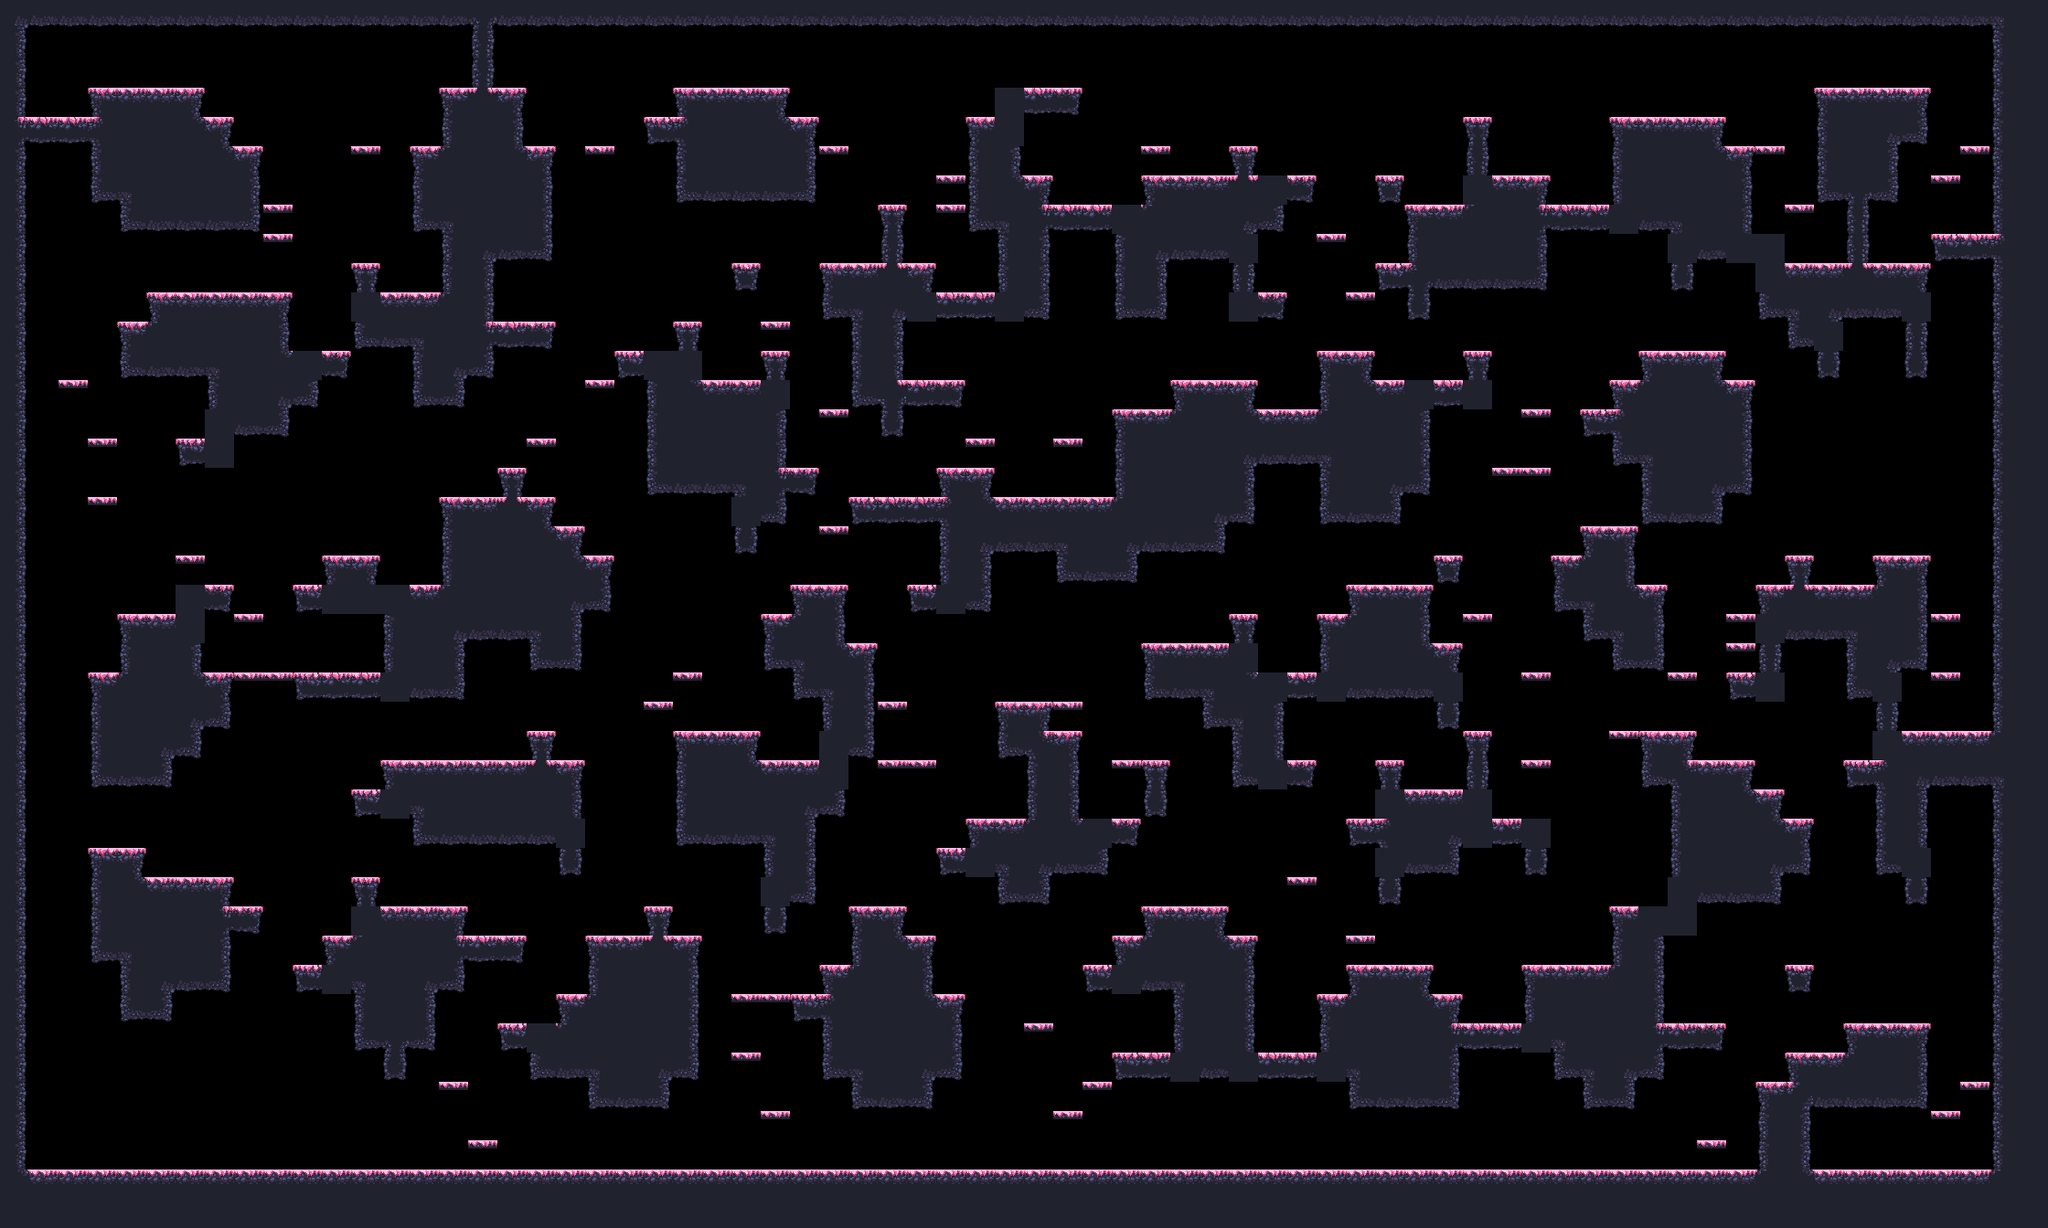

The image is a tile-based game level rendered from a .tmx file. Its description and source (layers, tilesets, objects; grid data summarised) follow:
An orthogonal 70x42 tile map with 32x32 px tiles, 1 tile layer (main) and 17 objects (9x spawn, spawnPlayer0, spawnCrown0, spawnPlayer1, spawnCrown1, ...).

<map compressionlevel="0" height="42" infinite="0" nextlayerid="3" nextobjectid="4" orientation="orthogonal" renderorder="right-down" tiledversion="1.3.2" tileheight="32" tilewidth="32" version="1.2" width="70">
 <tileset firstgid="1" source="forest_spring_tile_set.tsx" />
 <layer height="42" id="1" name="main" width="70">
  <data>[2940 cells, 1299 non-empty, 29 distinct tile ids]</data>
 </layer>
 <objectgroup id="2" name="objects"><object id="1" name="spawnPlayer0" x="128" y="304.0" /><object id="2" name="spawnCrown0" x="64" y="80.0" /><object id="3" name="spawnPlayer1" x="1888" y="80.0" /><object id="4" name="spawnCrown1" x="2112" y="208.0" /><object id="5" name="spawnPlayer2" x="96" y="1232.0" /><object id="6" name="spawnCrown2" x="96" y="1232.0" /><object id="7" name="spawnPlayer3" x="1888" y="1232.0" /><object id="8" name="spawnCrown3" x="2144" y="1232.0" /><object id="9" name="spawn" x="1728" y="528.0" /><object id="10" name="spawn" x="608" y="496.0" /><object id="11" name="spawn" x="64" y="1232.0" /><object id="12" name="spawn" x="1440" y="624.0" /><object id="13" name="spawn" x="608" y="1232.0" /><object id="14" name="spawn" x="2144" y="1232.0" /><object id="15" name="spawn" x="384" y="1232.0" /><object id="16" name="spawn" x="1248" y="144.0" /><object id="17" name="spawn" x="1184" y="1232.0" /></objectgroup></map>
